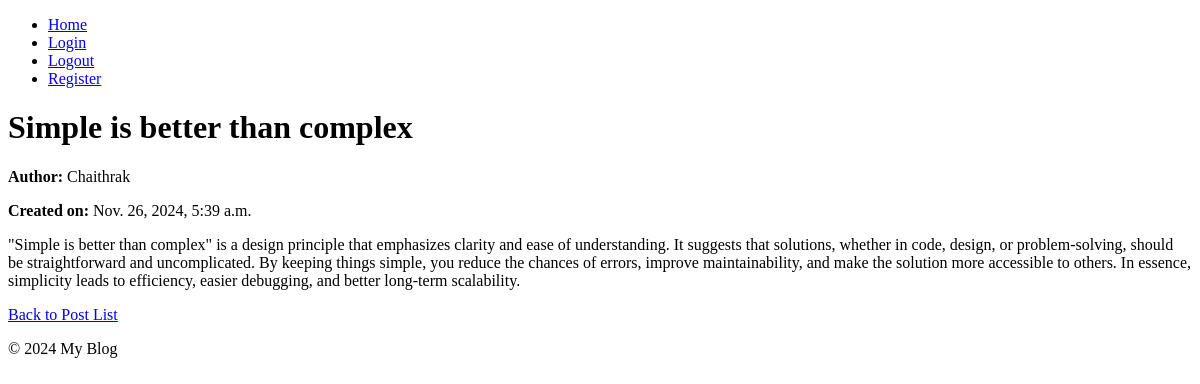
Page /blog/post/1/ on the committed database.
### blog/models.py (models this page shows, shortened)
class Post(models.Model):
    title = models.CharField(max_length=200)
    body = models.TextField()
    created_at = models.DateTimeField(auto_now_add=True)
    updated_at = models.DateTimeField(auto_now=True)
    author = models.ForeignKey(User, on_delete=models.CASCADE)

### blog/views.py (the view)
# urls.py: path('post/<int:post_id>/', views.post_detail, name='post_detail'),
def post_detail(request, post_id):
    post = get_object_or_404(Post, id=post_id)
    return render(request, 'blog/post_detail.html', {'post': post})

### blog/templates/blog/post_detail.html (shortened to what this page needs)
{% extends 'base.html' %}
{% block content %}
    <h1>{{ post.title }}</h1>
    <p><strong>Author:</strong> {{ post.author.username }}</p>
    <p><strong>Created on:</strong> {{ post.created_at }}</p>
    <div>
        <p>{{ post.body }}</p>
    </div>
    <a href="{% url 'post_list' %}">Back to Post List</a>
{% endblock %}

### rows in the picture
Post: title "Simple is better than complex", author.username "Chaithrak", created_at "Nov. 26, 2024, 5:39 a.m.", body "\"Simple is better than complex\" is a design principle that emphasizes clarity and ease of understanding. It suggests that solutions, whether in code, design, or problem-solving, should be straightforward and uncomplicated. By keeping things simple, you reduce the chances of errors, improve maintainability, and make the solution more accessible to others. In essence, simplicity leads to efficiency, easier debugging, and better long-term scalability."
